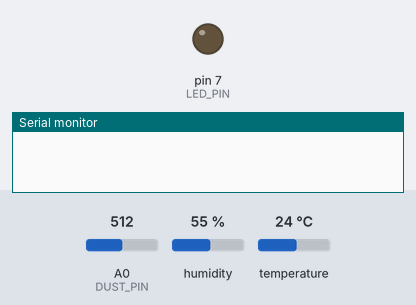
This sketch was run on a simulated Arduino Uno, built with avr-gcc and run on an emulated ATmega328P. On the bench: output pins drawn as LEDs (lit = HIGH), the last lines printed to the serial monitor. The inputs (shaded band) are chosen by the test bench; at power-on: A0 (DUST_PIN) = 512, humidity 55 %, temperature 24 °C. The local clock reads 2024-03-15 10:24:30 at power-on unless the sketch sets it.

Above: at 0.1 s.
At 10.6 s:
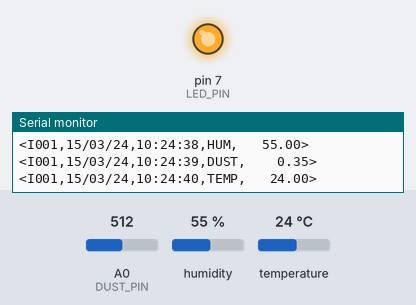
10.7 s: A0 (DUST_PIN) set to 108
14.6 s: A0 (DUST_PIN) set to 119
Timing chart, 0 to 17.6 s (numbered marks = the images above; inputs shaded):
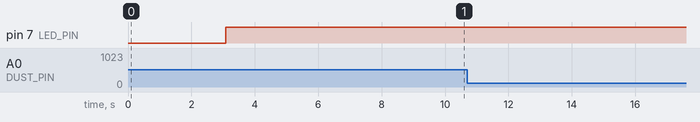

The sketch:

ArduinoCodeIndoor.ino
```cpp
#include <SoftwareSerial.h>
#include <Adafruit_AHTX0.h>
#include <RTClib.h>

#define NODE_ID "I001"

// Serial Communication --------------------------------------------------------------
const byte rxPin = 10;
const byte txPin = 11;
SoftwareSerial Arduino_Serial (rxPin, txPin);

void sendSerialData(const char *type, float value){
  char finalBuffer[64] = "";

  strcat(finalBuffer,"<");

  strcat(finalBuffer,NODE_ID);
  strcat(finalBuffer,",");

  char* dateTime = ds1307_reading();
  strcat(finalBuffer,dateTime);
  strcat(finalBuffer,",");

  strcat(finalBuffer,type);
  strcat(finalBuffer,",");

  static char strValue[7];
  dtostrf(value, 8, 2, strValue);
  strcat(finalBuffer,strValue);

  strcat(finalBuffer,">");

  Serial.println(finalBuffer);
  //Arduino_Serial.print(finalBuffer);
  delay(1000);
}

// DS1307 -----------------------------------------------------------------------------
RTC_DS1307 rtc;

const char* ds1307_reading(){
  char buffer[] = "DD/MM/YY,hh:mm:ss";
  DateTime now = rtc.now();
  char *data = now.toString(buffer);
  return data;
}

// DHT20 -----------------------------------------------------------------------------
Adafruit_AHTX0 aht;

void dht20_reading(){
  sensors_event_t hum, temp;
  aht.getEvent(&hum, &temp);

  sendSerialData("TEMP", temp.temperature);

  sendSerialData("HUM", hum.relative_humidity);
}

// GP2Y1010AU0F -----------------------------------------------------------------------------
#define DUST_PIN A0
#define LED_PIN   7

#define ANALOG_VOLTAGE 5.0 // analog top of range

void gp2y1010au0f_reading(){
  float output_voltage, dust_density;

  // power on the LED
  digitalWrite(LED_PIN, LOW);
  // Wait 0.28ms according to DS
  delayMicroseconds(280);
  // take analog reading
  output_voltage = analogRead(DUST_PIN);
  delay(1);
  // turn the LED off
  digitalWrite(LED_PIN, HIGH);

  output_voltage = (output_voltage / 1023) * ANALOG_VOLTAGE;
  dust_density = (0.18 * output_voltage) - 0.1;

  sendSerialData("DUST", dust_density);
}

// -----------------------------------------------------------------------------------
void setup() {
  Serial.begin(57600);
  Arduino_Serial.begin(9600);

  // DHT20 ---
  aht.begin();

  // GP2Y1010AU0F ---
  pinMode(LED_PIN, OUTPUT);

  // DS1207 ---
  if (! rtc.begin()) {
    Serial.println("Couldn't find RTC");
    Serial.flush();
    while (1) delay(10);
  }

  //rtc.adjust(DateTime(F(__DATE__), F(__TIME__)));
  // or for January 21, 2014 at 3am you would call:
  // rtc.adjust(DateTime(2014, 1, 21, 3, 0, 0));

  // start
  delay(1000);
  Serial.println("<Arduino is ready>");
}

void loop() {
  dht20_reading();
  gp2y1010au0f_reading();
}
```
